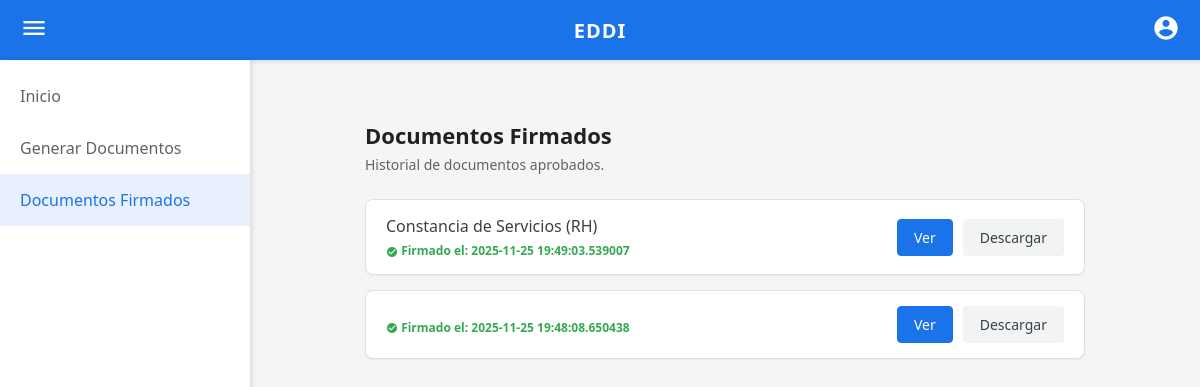
Page /documentos_firmados (signed in) on the earlier database version.
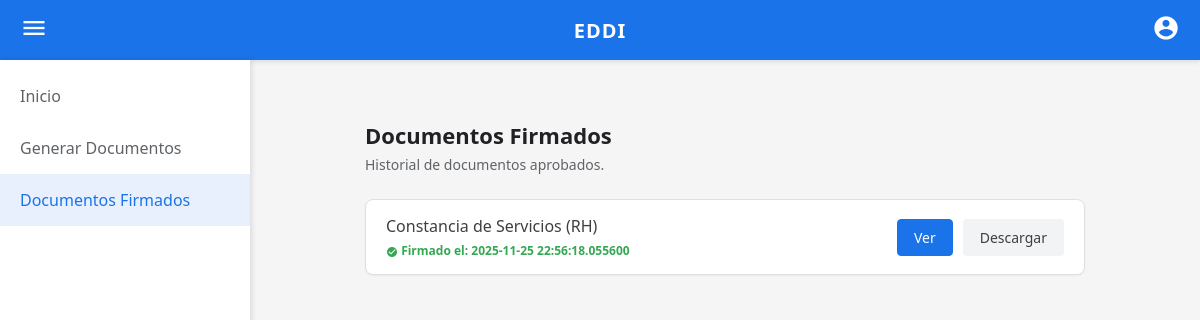
Same page on the later database version.
### tables this page shows
CREATE TABLE SolicitudesDocumentos (
    id_solicitud INTEGER PRIMARY KEY AUTOINCREMENT,
    id_docente_solicitante INTEGER NOT NULL,
    id_usuario_destinatario INTEGER NOT NULL,
    tipo_documento TEXT NOT NULL,
    estado TEXT DEFAULT 'Pendiente', 
    fecha_solicitud TEXT DEFAULT (date('now')),
    fecha_firma TEXT,
    motivo_rechazo TEXT,
    FOREIGN KEY (id_docente_solicitante) REFERENCES Docentes(id_docente),
    FOREIGN KEY (id_usuario_destinatario) REFERENCES Usuarios(id_usuario)
);

### app.py (the view)
@app.route('/documentos_firmados')
def documentos_firmados():
    if 'user_id' not in session: return redirect(url_for('login'))
    user_id = session['user_id']
    conn = get_db_connection()
    cursor = conn.cursor()
    query = """
        SELECT * FROM SolicitudesDocumentos
        WHERE id_docente_solicitante = ? AND estado = 'Firmado'
        ORDER BY fecha_firma DESC
    """
    cursor.execute(query, (user_id,))
    documentos = cursor.fetchall()
    conn.close()
    datos_docente = obtener_datos_docente_completo(user_id)
    return render_template('documentos_firmados.html', docente=datos_docente, documentos=documentos)

### app.py (called while the page is built)
def get_db_connection():
    base_dir = os.path.abspath(os.path.dirname(__file__))
    db_path = os.path.join(base_dir, 'EDDI.db')
    conn = sqlite3.connect(db_path)
    conn.row_factory = sqlite3.Row
    return conn

def obtener_datos_docente_completo(user_id):
    conn = get_db_connection()
    cursor = conn.cursor()
    query = """
        SELECT d.*, i.nombre_institucion, p.nombre_plaza, p.clave_presupuestal, dept.nombre AS departamento
        FROM Docentes d
        JOIN Instituciones i ON d.id_institucion = i.id_institucion
        JOIN Plazas p ON d.id_plaza = p.id_plaza
        JOIN Departamentos dept ON d.id_departamento = dept.id_departamento
        WHERE d.id_docente = ?
    """
    cursor.execute(query, (user_id,))
    datos = cursor.fetchone()
    conn.close()
    return datos

### templates/documentos_firmados.html (shortened to what this page needs)
<!DOCTYPE html>
<html lang="es">
<head>
    <link rel="stylesheet" href="{{ url_for('static', filename='dashboard.css') }}">
</head>
<body>
    <header class="main-header">
        <div class="icon-container" id="menu-toggle-btn"><span class="material-icons">menu</span></div>
        <div class="logo-text">EDDI</div>
        <div class="icon-container"><span class="material-icons">account_circle</span></div>
    </header>
    <div id="sidebar" class="sidebar show">
        <a href="{{ url_for('dashboard') }}" class="sidebar-link">Inicio</a>
        {% if session['rol'] == 'docente' %}
            <a href="{{ url_for('generar_documentos') }}" class="sidebar-link">Generar Documentos</a>
            <a href="{{ url_for('documentos_firmados') }}" class="sidebar-link active">Documentos Firmados</a>
        {% endif %}
    </div>
    <main class="main-content-fixed">
        <div class="docs-container">
            <h2>Documentos Firmados</h2>
            <p class="subtitle">Historial de documentos aprobados.</p>
            <div class="docs-list">
                {% if documentos %}
                    {% for doc in documentos %}
                    <div class="doc-item">
                        <div style="display:flex; flex-direction:column;">
                            <span class="doc-name">{% if doc.tipo_documento == 'constancia_rh' %}Constancia de Servicios (RH){% endif %}</span>
                            <span style="font-size: 12px; color: #34a853; margin-top: 5px; font-weight: bold;">
                                <span class="material-icons" style="font-size: 12px; vertical-align: middle;">check_circle</span>
                                Firmado el: {{ doc.fecha_firma }}
                            </span>
                        </div>
                        <div class="doc-buttons">
                            <a href="{{ url_for('ver_documento', tipo=doc.tipo_documento, id_solicitud=doc.id_solicitud) }}" target="_blank" class="btn-preview">Ver</a>
                            <a href="{{ url_for('descargar_documento', tipo=doc.tipo_documento, id_solicitud=doc.id_solicitud) }}" class="btn-download">Descargar</a>
                        </div>
                    </div>
                    {% endfor %}
                {% else %}
                    <div class="docs-list-placeholder"><p style="color: #666; font-style: italic;">Aún no tienes documentos firmados.</p></div>
                {% endif %}
            </div>
        </div>
    </main>
</body>
</html>

### static/dashboard.css (style rules this page uses)
* { margin: 0; padding: 0; box-sizing: border-box; font-family: 'Segoe UI', Roboto, Helvetica, Arial, sans-serif; }
body { background-color: #f5f5f5; display: flex; flex-direction: column; min-height: 100vh; }
.main-header { background-color: #1a73e8; color: white; height: 60px; display: flex; align-items: center; justify-content: space-between; padding: 0 20px; box-shadow: 0 2px 4px rgba(0,0,0,0.1); }
.logo-text { font-size: 20px; font-weight: bold; letter-spacing: 1px; }
.icon-container span { cursor: pointer; font-size: 28px; }
.sidebar { display: none; position: fixed; top: 60px; left: 0; width: 250px; height: calc(100vh - 60px); background-color: white; box-shadow: 2px 0 5px rgba(0,0,0,0.1); padding-top: 10px; z-index: 1000; }
.sidebar.show { display: block; }
.sidebar-link { display: block; padding: 15px 20px; text-decoration: none; font-size: 16px; color: #5f6368; font-weight: 500; }
.sidebar-link.active { color: #1a73e8; background-color: #e8f0fe; }
.docs-container { width: 100%; max-width: 900px; background-color: transparent; padding: 20px 40px; text-align: left; }
.docs-container h2 { color: #202124; font-size: 22px; font-weight: bold; margin-bottom: 5px; }
.subtitle { color: #5f6368; font-size: 14px; margin-bottom: 25px; }
.main-content-fixed { margin-left: 250px; width: calc(100% - 250px); display: flex; flex-direction: column; align-items: center; padding-top: 40px; }
.docs-container { width: 100%; max-width: 800px; text-align: left; }
.docs-list { display: flex; flex-direction: column; gap: 15px; margin-bottom: 30px; }
.doc-item { display: flex; justify-content: space-between; align-items: center; padding: 15px 20px; background-color: white; border: 1px solid #e0e0e0; border-radius: 8px; box-shadow: 0 1px 2px rgba(0,0,0,0.05); }
.doc-name { font-size: 16px; color: #3c4043; font-weight: 500; }
.doc-buttons { display: flex; gap: 10px; }
.btn-preview { background-color: #1a73e8; color: white; border: 1px solid #1a73e8; padding: 8px 16px; border-radius: 4px; font-size: 14px; font-weight: 500; cursor: pointer; text-decoration: none; transition: background-color 0.2s; }
.btn-download { background-color: #f1f3f4; color: #3c4043; border: 1px solid transparent; padding: 8px 16px; border-radius: 4px; font-size: 14px; font-weight: 500; cursor: pointer; text-decoration: none; transition: background-color 0.2s; }

Differences in the rows shown:
removed SolicitudesDocumentos: tipo_documento "Constancia de Servicios (RH)", fecha_firma "2025-11-25 19:49:03.539007"
changed SolicitudesDocumentos: fecha_firma "2025-11-25 19:48:08.650438" → "2025-11-25 22:56:18.055600"; now shows "Constancia de Servicios (RH)"
